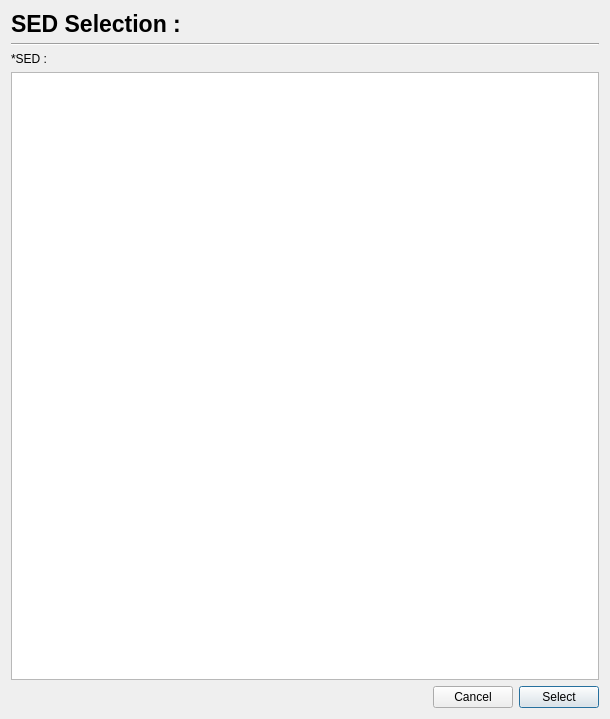
<?xml version="1.0" encoding="UTF-8"?>
<ui version="4.0">
 <class>Euclid::PhzQtUI::DialogSedSelector</class>
 <widget class="QDialog" name="Euclid::PhzQtUI::DialogSedSelector">
  <property name="geometry">
   <rect>
    <x>0</x>
    <y>0</y>
    <width>610</width>
    <height>719</height>
   </rect>
  </property>
  <property name="windowTitle">
   <string>SED Selection</string>
  </property>
  <layout class="QVBoxLayout" name="verticalLayout_4">
   <item>
    <layout class="QHBoxLayout" name="horizontalLayout_2">
     <item>
      <widget class="QLabel" name="label_2">
       <property name="font">
        <font>
         <pointsize>17</pointsize>
         <weight>75</weight>
         <bold>true</bold>
        </font>
       </property>
       <property name="text">
        <string>SED Selection :</string>
       </property>
      </widget>
     </item>
     <item>
      <spacer name="horizontalSpacer_4">
       <property name="orientation">
        <enum>Qt::Horizontal</enum>
       </property>
       <property name="sizeHint" stdset="0">
        <size>
         <width>40</width>
         <height>20</height>
        </size>
       </property>
      </spacer>
     </item>
    </layout>
   </item>
   <item>
    <widget class="Line" name="line">
     <property name="orientation">
      <enum>Qt::Horizontal</enum>
     </property>
    </widget>
   </item>
   <item>
    <widget class="QLabel" name="label_5">
     <property name="text">
      <string>*SED :</string>
     </property>
    </widget>
   </item>
   <item>
    <widget class="QTreeView" name="treeView_sed">
     <property name="editTriggers">
      <set>QAbstractItemView::NoEditTriggers</set>
     </property>
     <property name="showDropIndicator" stdset="0">
      <bool>false</bool>
     </property>
     <property name="selectionMode">
      <enum>QAbstractItemView::NoSelection</enum>
     </property>
     <attribute name="headerVisible">
      <bool>false</bool>
     </attribute>
     <attribute name="headerStretchLastSection">
      <bool>true</bool>
     </attribute>
    </widget>
   </item>
   <item>
    <layout class="QHBoxLayout" name="horizontalLayout_4">
     <item>
      <spacer name="horizontalSpacer_2">
       <property name="orientation">
        <enum>Qt::Horizontal</enum>
       </property>
       <property name="sizeHint" stdset="0">
        <size>
         <width>40</width>
         <height>20</height>
        </size>
       </property>
      </spacer>
     </item>
     <item>
      <widget class="QPushButton" name="btn_cancel">
       <property name="text">
        <string>Cancel</string>
       </property>
       <property name="autoDefault">
        <bool>false</bool>
       </property>
       <property name="default">
        <bool>false</bool>
       </property>
      </widget>
     </item>
     <item>
      <widget class="QPushButton" name="btn_save">
       <property name="text">
        <string>Select</string>
       </property>
       <property name="checkable">
        <bool>false</bool>
       </property>
       <property name="autoDefault">
        <bool>false</bool>
       </property>
       <property name="default">
        <bool>true</bool>
       </property>
      </widget>
     </item>
    </layout>
   </item>
  </layout>
 </widget>
 <resources/>
 <connections/>
</ui>
